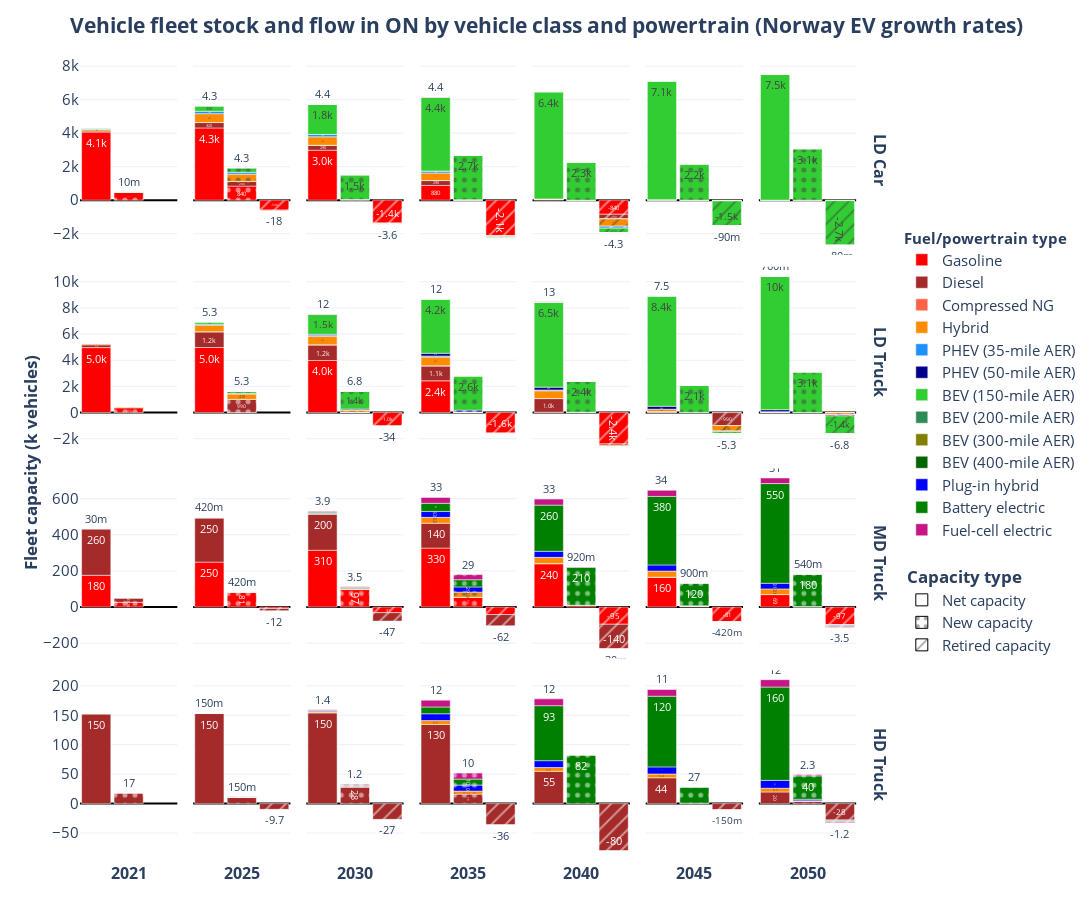

The code cell stored with this chart in its notebook:
### Code cell
plot_capacity_flow(
    db_variant='evgrowth', 
    scenario='evgrowth',
    scenario_title='Norway EV growth rates',
    # modes=['MD Truck', 'HD Truck'],
)
